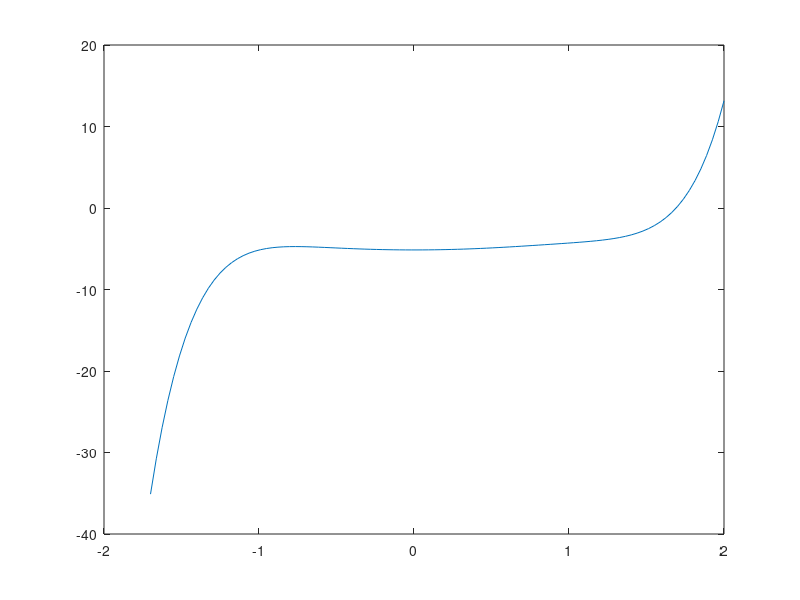

Write MATLAB code to recreate this figure. (Note: this script raises an error after producing the figure.)
% BOMBONATI LEONARDO
% Esercizi dalla prova scritta e pratica del 16/07/2020

clear all % cancella tutte le variabili nel workspace
close all % chiude tutte le finestre aperte
clc % cancella tutti i comandi sulla shell

x0 = 1.21; %input("Inserire il punto x0 (numero reale) nel quale valutare il polinomio:");

coeff = [tan(1.37*pi^2 - exp(-0.6)), -log10(4.2 + sin(0.77*exp(1.3))), 0, abs(sqrt(5.7*10^-2) + cos(-3*pi/5)), 0, 5*cos(sin(12.3 - pi^2.1)), 0, log(3.1*10^-4)];
X = linspace(-1.7, 2.0);
Y = tan(1.37*pi^2 - exp(-0.6))*X.^7 - log10(4.2 + sin(0.77*exp(1.3)))*X.^6 + abs(sqrt(5.7*10^-2) + cos(-3*pi/5))*X.^4 + 5*cos(sin(12.3 - pi^2.1))+X.^2 + log(3.1*10^-4);
plot(X,Y)

[valore_polinomio, coeff] = ruffini(coeff, x0); % Valore del polinomio in x0

[derivata_prima, coeff] = ruffini(coeff, x0); % Valore della derivata prima in x0

[derivata_seconda, coeff] = ruffini(coeff, x0); % Valore della derivata seconda in x0

fprintf("Valore del polinomio in x0: %f \n", valore_polinomio)
fprintf("Valore della derivata prima in x0: %f \n", derivata_prima)
fprintf("Valore della derivata seconda in x0: %f \n", derivata_seconda)









